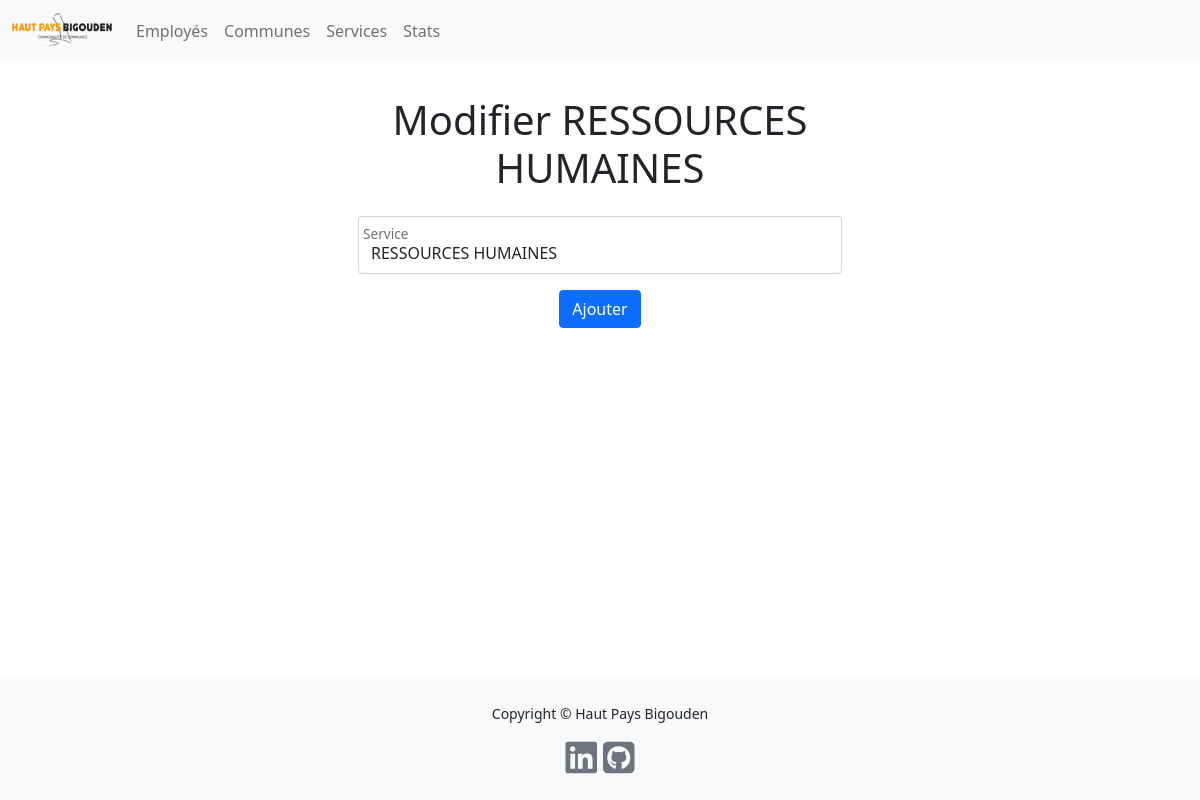
The page /service/update/1 on the database as committed earlier.
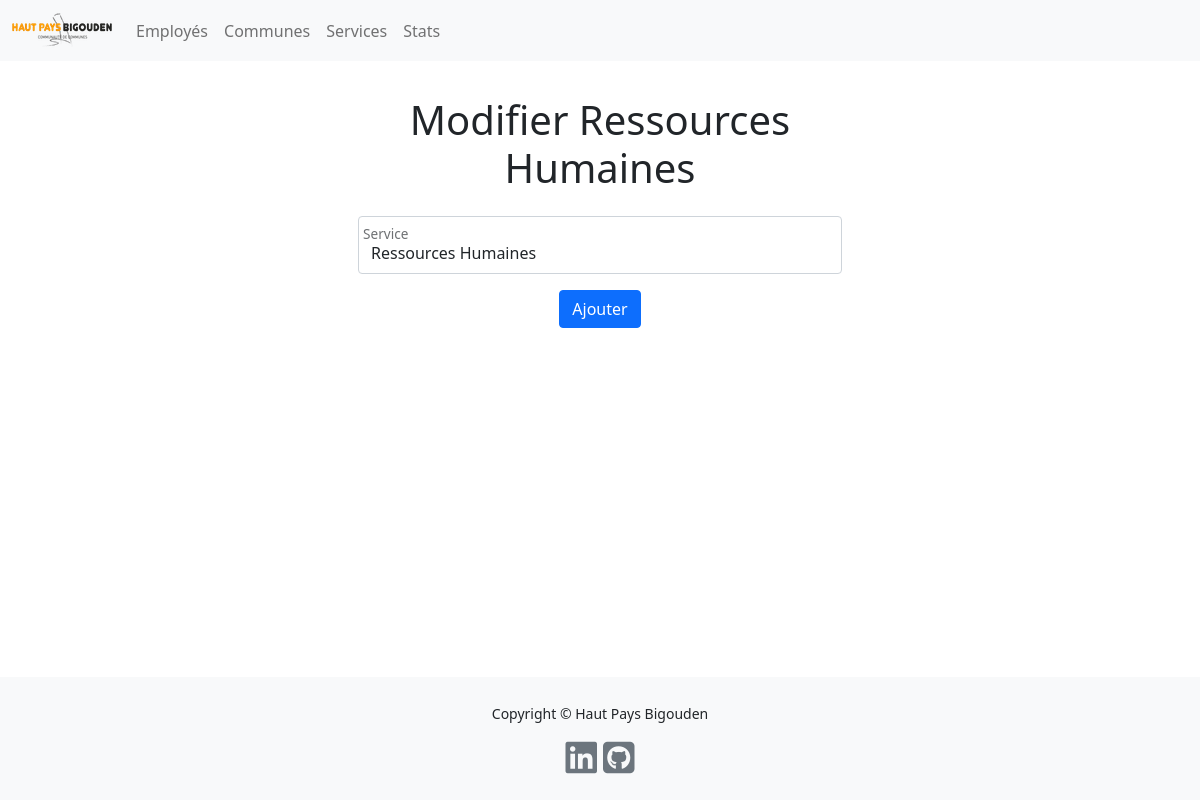
The same page on the database as committed later.
### tables this page shows
CREATE TABLE Service (serviceId INTEGER PRIMARY KEY,nom VARCHAR(50));

### routes/service.py (the view)
@service.route('/update/<id>', methods=["GET", "POST"])
def update(id):
    if request.method == 'GET':
        updated_service = lire_service(id)
        print(updated_service)
        return render_template("service.form.html", service=updated_service)
    elif request.method == "POST":
        updated_service = request.form.to_dict()
        update_service(id, updated_service['nom'])
        return redirect(url_for('service.index'))

### db/src/dataBase.py (called while the page is built)
def r_requete(requete,remplacement=()):
    con = sql.connect(db)
    cur = con.cursor()
    cur.execute(requete,remplacement)
    return cur.fetchall()

### db/src/requests.py (called while the page is built)
def lire_by_id(table:str, tag:str, id:int):
    return r_requete(f"SELECT * FROM {table} WHERE {tag}=?", (id,))[0]

def lire_service(id): return lire_by_id("Service", "serviceId", id)

### templates/service.form.html (shortened to what this page needs)
{% extends "template.html" %}
{% block content %}
<form class="row g-3 mx-auto" method="post" style="max-width: 500px;">
    {% if service %}
        <div class="col-12 text-center">
            <h1>Modifier {{service[1]}}</h1>
        </div>
        <div class="col-md-12 form-floating">
            <input type="text" class="form-control" name="nom" id="floatingInputGrid" placeholder="Plozevet" value="{{ service[1] }}" required>
            <label for="floatingInputGrid">Service</label>
        </div>
    {% endif %}
    <div class="col-12 text-center">
        <button class="btn btn-primary" type="submit">Ajouter</button>
    </div>
</form>
{% endblock %}

Rows that differ between the two databases and show on the page:
changed Service: nom "RESSOURCES HUMAINES" → "Ressources Humaines"
